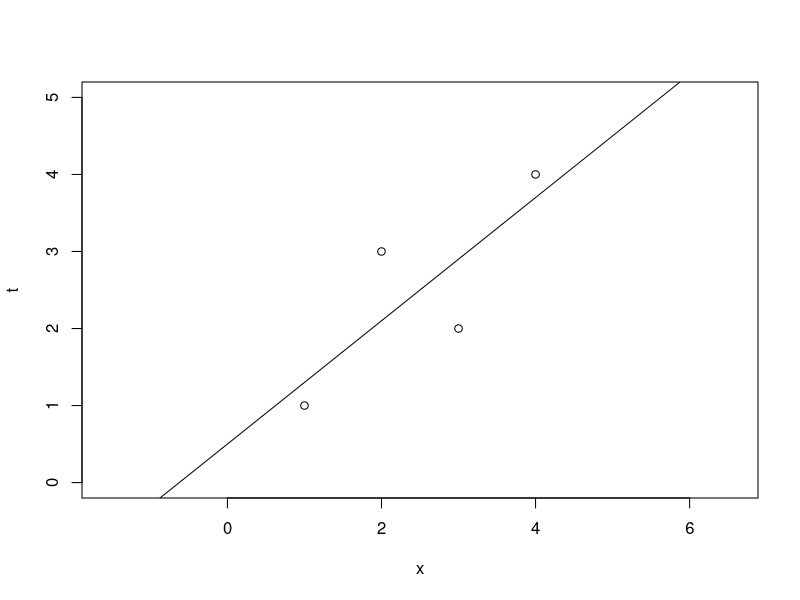
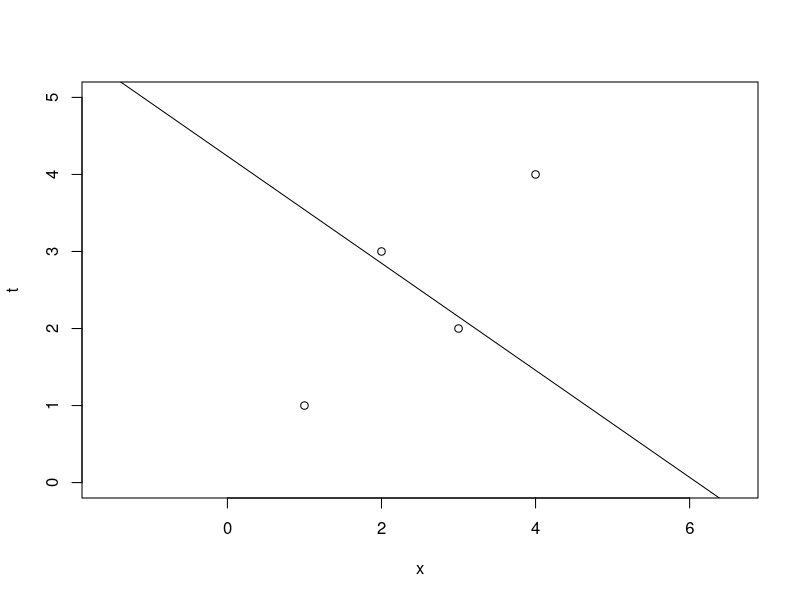

R code for these plots, in order:
## ---- chunk 1
knitr::opts_chunk$set(echo = TRUE)
## ---- chunk 2
#Math Equation for the gradient of the loss with respect to the weight:
## ---- chunk 3
#Solution for the weight:
## ---- chunk 4

#some random data
x <- c(1, 2, 3, 4)
t <- c(1, 3, 2, 4)

#lm with weights
a1 <- c(1, 1, 1, 1)
model1 <- lm(t ~ x, weights = a1)
plot(x, t, xlim = c(0, 5), ylim = c(0, 5), asp = 1)
abline(model1)
print(model1$coefficients)

#Effects of altering the weights on the two inner points (x=2, x= 3) and the outer points (x=1, x=4)
a2 <- c(0.1, 5, 5, 0.1)
model2 <- lm(t ~ x, weights = a2)
plot(x,t,xlim = c(0,5), ylim = c(0,5), asp=1)
abline(model2)
print(model2$coefficients)

